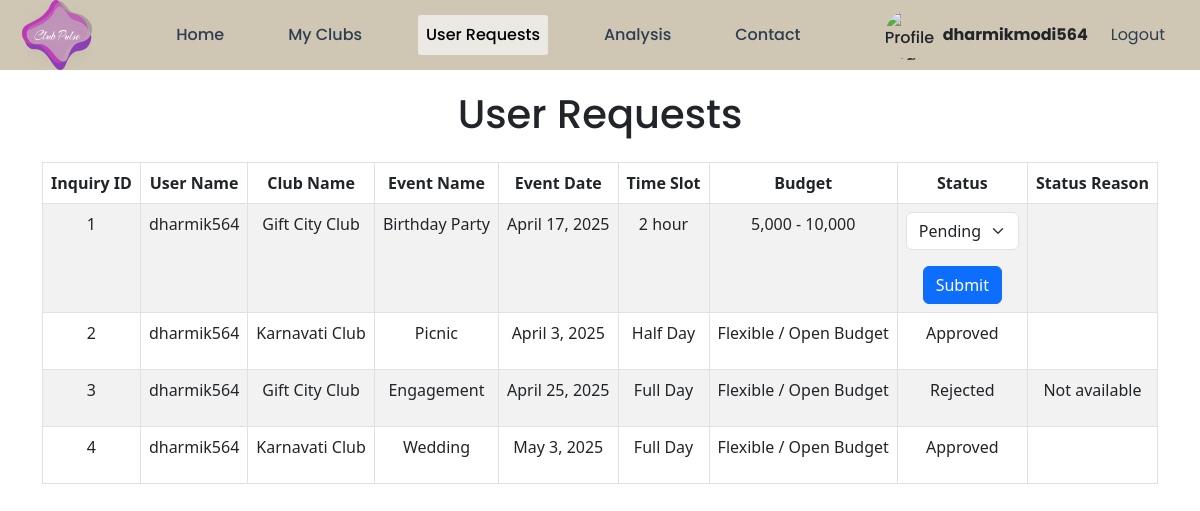
Screenshot of /owner_user_request/1/0 with the database file from the repository.
### exp_app/models.py (models this page shows, shortened)
class Owner_Detail(models.Model):
    owner_id = models.AutoField(primary_key=True)
    name = models.CharField(max_length=100, verbose_name="Name", null=True)
    username = models.CharField(max_length=255,verbose_name='Username',null=True)
    mobile_number = models.CharField(max_length=10, verbose_name="Mobile_number", null=True)
    city = models.CharField(max_length=30, verbose_name="City", null=True)
    email = models.EmailField(max_length=100, verbose_name="Email_id")
    password = models.CharField(max_length=100, verbose_name="Password", null=True)
    profile_image = models.ImageField(upload_to='exp_app/static/images/owner', null=True, blank=True)

class Club_Inquiry_Detail (models.Model):
    user = models.ForeignKey(User_Detail, on_delete=models.CASCADE, null=True)
    club = models.ForeignKey(Club_Detail, on_delete=models.CASCADE, null=True)
    event_name = models.CharField(verbose_name='Event Name', max_length=100, null=True)
    date = models.DateField(verbose_name='Event Date')
    start_time = models.TimeField(verbose_name='Start time')
    time_slot = models.CharField(verbose_name='Time Slot', max_length=100, null=True)
    budget = models.CharField(verbose_name='Budget', max_length=100, null=True)
    status = models.CharField(verbose_name='Status',max_length=10)
    status_reason = models.CharField(verbose_name='Status Reason',max_length=100, null=True)

class User_Detail(models.Model):
    user_id = models.AutoField(primary_key=True)
    name = models.CharField(max_length=100, verbose_name="Name", null=True)
    username = models.CharField(max_length=255,verbose_name='Username',null=True)
    mobile_number = models.CharField(max_length=10, verbose_name="Mobile_number", null=True)
    city = models.CharField(max_length=30, verbose_name="City", null=True)
    email = models.EmailField(max_length=100, verbose_name="Email_id")
    password = models.CharField(max_length=100, verbose_name="Password", null=True)
    profile_image = models.ImageField(upload_to='exp_app/static/images/user', null=True, blank=True)

class Club_Detail(models.Model):
    club_name = models.CharField(max_length=100, verbose_name="Club_name")
    club_profile_image = models.ImageField(upload_to='exp_app/static/images/club', null=True)
    club_owner_name = models.CharField(max_length=100, verbose_name="Club_owner_name", null=True)
    club_email = models.EmailField(max_length=100, verbose_name="Club_email")
    club_owner_email = models.EmailField(max_length=100, verbose_name="Club_owner_email", null=True)
    club_category = models.CharField(max_length=100, verbose_name="Club_category", null=True)
    club_phone = models.CharField(max_length=50, verbose_name="Club_phone", null=True)
    club_owner_mobile = models.CharField(max_length=50, verbose_name="Club_owner_mobile", null=True)
    club_password = models.CharField(max_length=100, verbose_name="Club_password")
    club_address = models.CharField(max_length=100, verbose_name="Club_address", null=True)
    club_city = models.CharField(max_length=30, verbose_name="Club_city", null=True)
    club_state = models.CharField(max_length=30, verbose_name="Club_state", null=True)
    club_country = models.CharField(max_length=30, verbose_name="Club_country", null=True)
    club_description = models.CharField(max_length=1000, verbose_name="Club_description", null=True)
    club_detail_description = models.CharField(max_length=2000, verbose_name="Club_detail_description", null=True)

### exp_app/views.py (the view, shortened to what this page needs)
# urls.py: path('owner_user_request/<int:owner_id>/<int:inq_data>', views.Owner_User_Request_Page , name='owner_user_request'),
def Owner_User_Request_Page(request, owner_id, inq_data):
    data = models.Owner_Detail.objects.get(owner_id=owner_id)
    id = data.owner_id
    email = data.email
    username = data.username
    profile_image = data.profile_image
    context = {
        'id' : id,
        'email' : email,
        'username' : username,
        'profile_image' : profile_image,
    }
    club_list = models.Club_Detail.objects.filter(club_owner_email = email)
    inqu = {}
    n = 0
    for i in club_list:
        a = models.Club_Inquiry_Detail.objects.filter(club = i).values()
        if a:
            n = n + 1
            inqu[n] = a
    if inqu:
        for key, inquiries in inqu.items():
            for inquiry in inquiries:
                club_id = inquiry['club_id']
                club = models.Club_Detail.objects.get(id=club_id)
                club_owner_email = club.club_owner_email
    if inqu:
        inq = models.Club_Inquiry_Detail.objects.filter(club__club_owner_email=club_owner_email).order_by('id')
        context['inquiry'] = inq
    return render(request, 'owner_user_request.html', context)

### exp_app/templates/owner_user_request.html (shortened to what this page needs)
 {% extends 'owner_base.html' %}
{% load static %}
{% block content %}
    <div class="container">
        <h1 class="mb-4" style="text-align: center; margin-top: 20px;">User Requests</h1>
        <div class="table-responsive">
            <table class="table table-striped table-bordered text-center">
                <thead class="thead-dark">
                    <tr>
                        <th>Inquiry ID</th>
                        <th>User Name</th>
                        <th>Club Name</th>
                        <th>Event Name</th>
                        <th>Event Date</th>
                        <th>Time Slot</th>
                        <th>Budget</th>
                        <th>Status</th>
                        <th>Status Reason</th>
                    </tr>
                </thead>
                <tbody>
                    {% for i in inquiry %}
                    <tr>
                        <td>{{ i.id }}</td>
                        <td>{{ i.user.username }}</td>
                        <td>{{ i.club.club_name }}</td>
                        <td>{{ i.event_name }}</td>
                        <td>{{ i.date }}</td>
                        <td>{{ i.time_slot }}</td>
                        <td>{{ i.budget }}</td>
                        {% if i.status == 'Pending' %}
                        <td>
                            <form method="post" action="{% url 'owner_user_request' id i.id %}">
                                <div class="mb-3">
                                    <select class="form-select status-dropdown" name="status" required>
                                        <option value="" selected disabled>Pending</option>
                                    </select>
                                </div>
                                <button type="submit" class="btn btn-primary">Submit</button>
                            </form>
                        </td>
                        <td></td>
                        {% else %}
                            <td><p>{{ i.status }}</p></td>
                            {% if i.status == 'Rejected' %}
                                <td><p>{{ i.status_reason}}</p></td>
                            {% else %}
                                <td></td>
                            {% endif %}
                        {% endif %}
                    </tr>
                    {% empty %}
                    <tr>
                        <td colspan="10" class="text-muted">No history available</td>
                    </tr>
                    {% endfor %}
                </tbody>
            </table>
        </div>
    </div>
{% endblock %}

### exp_app/templates/owner_base.html (shortened to what this page needs)
{% load static %}
<!DOCTYPE html>
<html lang="en">
<head>
    <link href="https://cdn.jsdelivr.net/npm/bootstrap@5.3.3/dist/css/bootstrap.min.css" rel="stylesheet">
<link rel="stylesheet" href="https://cdn.jsdelivr.net/npm/bootstrap@5.3.0/dist/css/bootstrap.min.css">
</head>
<body style="width: 100%; margin: 0%;">
    <nav class="navbar navbar-expand-lg" style="background-color: rgb(207, 198, 179); position: fixed; width: 100%; top: 0; z-index: 1000; padding: 3px 10px;">
        <div class="container-fluid">
                <img src="{% static 'image/logo_club_pulse_3.PNG' %}" class="navbar-brand d-flex align-items-center" width="70px" height="80px" alt="CMS Logo" style="border-radius: 25%;">
            <div class="collapse navbar-collapse justify-content-center" id="navbarNav">
                <ul class="navbar-nav gap-5">
                    <li class="nav-item">
                        <a class="nav-link nav_link {% if 'owner_home' in request.path %}active{% endif %}" href="{% url 'owner_home' id %}">Home</a>
                    </li>
                    <li class="nav-item">
                        <a class="nav-link nav_link {% if 'owner_my_club' in request.path %}active{% endif %}" href="{% url 'owner_my_club' id 'all' %}">My Clubs</a>
                    </li>
                    <li class="nav-item">
                        <a class="nav-link nav_link {% if 'owner_user_request' in request.path %}active{% endif %}" href="{% url 'owner_user_request' id 0 %}">User Requests</a>
                    </li>
                    <li class="nav-item">
                        <a class="nav-link nav_link {% if 'owner_analysis' in request.path %}active{% endif %}" href="{% url 'owner_analysis' id %}">Analysis</a>
                    </li>
                    <li class="nav-item">
                        <a class="nav-link nav_link {% if 'owner_contact' in request.path %}active{% endif %}" href="{% url 'owner_contact' id %}">Contact</a>
                    </li>
                </ul>
            </div>
            <div class="desktop-profile d-flex align-items-center ms-lg-3">
                <img src="{{ profile_image.url }}" alt="Profile Image" width="50" height="50" class="rounded-circle">
                <span class="ms-2 fs-6 fw-bold text-dark">{{ username }}</span>
                <a class="btn btn-logout" href="{% url 'login' %}" style=" margin-left: 10px;">Logout</a>
            </div>
        </div>
    </nav>
    <div style="height: 70px;"></div>
    {% block content %}
    {% endblock %}
</body>
</html>

### exp_app/templates/owner_base.html (style rules this page uses)
body { background-color: #f0f8ff; color: #333333; background-size: 100%; font-family: 'Roboto', sans-serif; }
h1, h2, h3, h4 { font-family: 'Poppins', sans-serif; font-weight: 600; color: darkcyan; }
.navbar { height: 70px; display: flex; flex-direction: row; position: fixed; background: #2C3E50; width: 100%; font-family: 'Poppins', sans-serif; font-size: 16px; font-weight: 500; }
.navbar a { color: #2C3E50; background-color: rgb(207, 198, 179); text-decoration: none; transition: 0.3s; }
.navbar-brand { font-size: 20px; font-weight: 600; }
.nav_link { text-decoration: none; color: black; border-radius: 3px; padding: 2px; }
.nav-link.active { background-color: rgb(235, 233, 228) !important; }
.btn-logout { color: #000; }

### rows the page displays
Owner_Detail: username "dharmikmodi564"
Club_Inquiry_Detail: id "1", user.username "dharmik564", club.club_name "Gift City Club", event_name "Birthday Party", date "April 17, 2025", time_slot "2 hour", budget "5,000 - 10,000"
Club_Inquiry_Detail: id "2", user.username "dharmik564", club.club_name "Karnavati Club", event_name "Picnic", date "April 3, 2025", time_slot "Half Day", budget "Flexible / Open Budget", status "Approved"
Club_Inquiry_Detail: id "3", user.username "dharmik564", club.club_name "Gift City Club", event_name "Engagement", date "April 25, 2025", time_slot "Full Day", budget "Flexible / Open Budget", status "Rejected", status_reason "Not available"
Club_Inquiry_Detail: id "4", user.username "dharmik564", club.club_name "Karnavati Club", event_name "Wedding", date "May 3, 2025", time_slot "Full Day", budget "Flexible / Open Budget", status "Approved"
